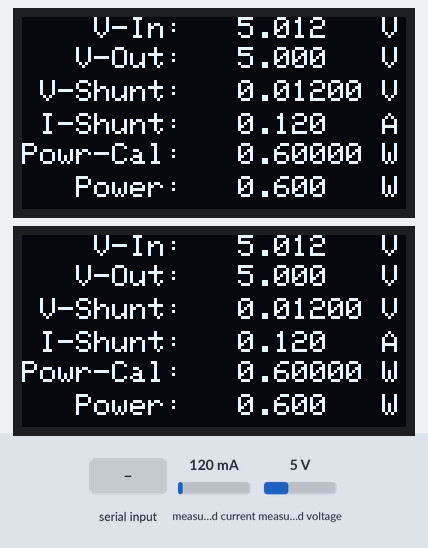
Bench run of a program on a simulated Raspberry Pi Pico running CircuitPython. Parts: 2 × 128×64 one-colour display. The inputs (shaded band) are chosen by the test bench; at power-on: measured current 120 mA, measured voltage 5 V. What the program prints to the serial console is not drawn.

Above: at 4.4 s.
4.5 s: ".s.\n" received over the second serial link
At 5.8 s:
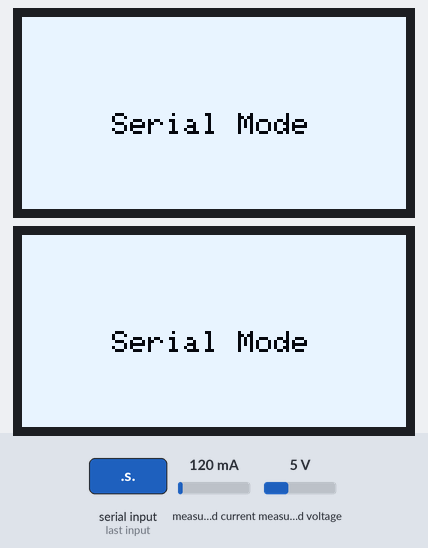
6.3 s: ".do.\n" received over the second serial link
At 6.5 s:
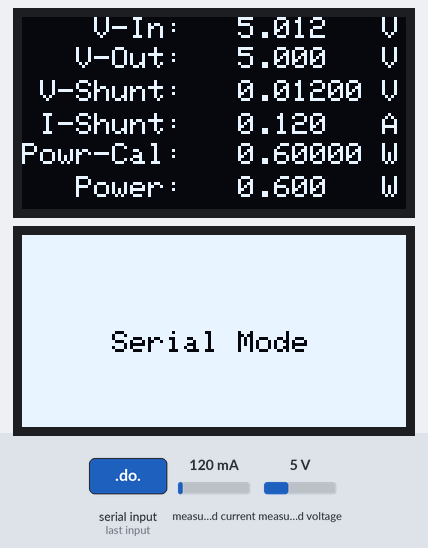
8.0 s: measured current set to 40 mA
At 9.5 s:
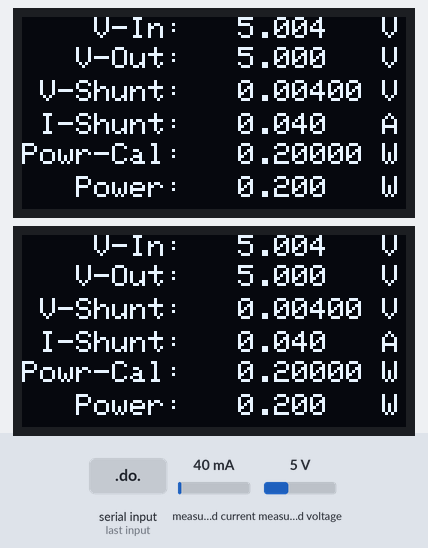
10.0 s: measured voltage set to 0.3 V
At 11.2 s:
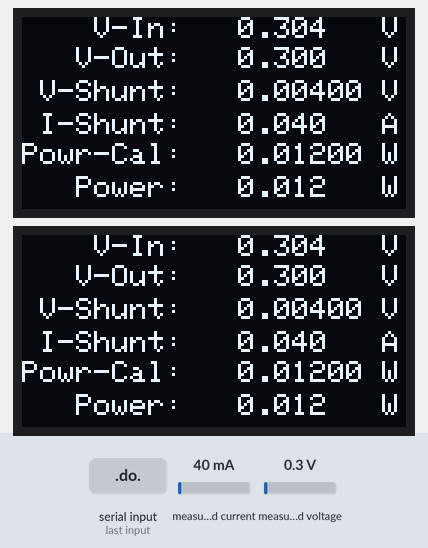
11.9 s: measured current set to 500 mA
At 13.2 s:
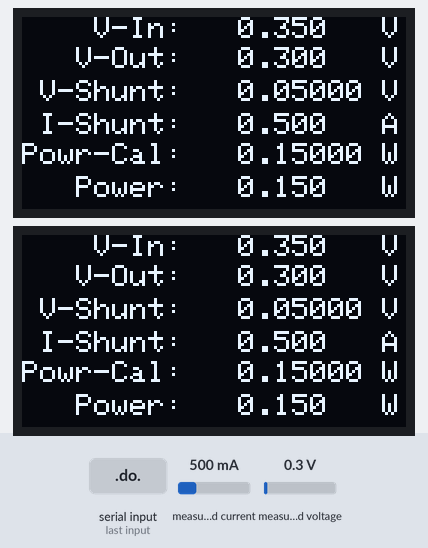
13.8 s: measured voltage set to 3.8 V
At 15.6 s:
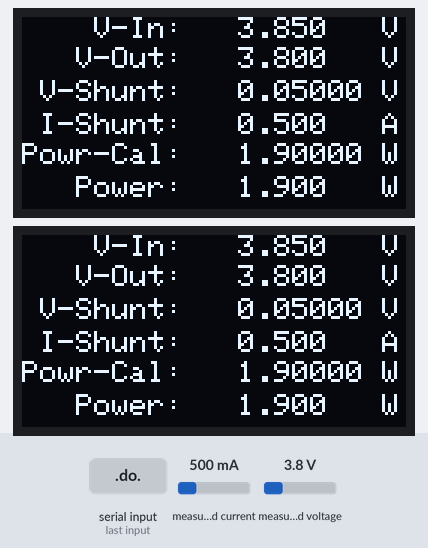
Timing chart, 0 to 16.7 s (numbered marks = the images above; inputs shaded):
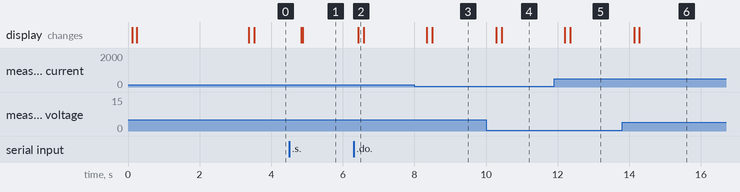

The program:

code.py
```python
import time
import board
import busio
import digitalio
import displayio
import json
import usb_cdc

# Import the SSD1306 module.
import adafruit_ssd1306

# Import the INA219 module.
import adafruit_ina219

versionHW = "HW v0.1:  5 Feb 2023"
versionSW = "SW v0.1: 21 Feb 2023"


def display_text(disp, txt, pos_char, pos_line, color):
    x = int((pos_char) * pixels_char_w)
    y = int((pos_line) * pixels_char_h)

    disp.text(txt, x, y, color)


def get_ina219_data(meter):
    bus_voltage = meter.bus_voltage  # voltage on V- (load side)
    shunt_voltage = meter.shunt_voltage  # voltage between V+ and V- across the shunt
    current = meter.current  # current in mA
    power = meter.power  # power in watts

    return {"VIN_IN": (bus_voltage + shunt_voltage),
            "VIN_OUT": bus_voltage,
            "ShuntV": shunt_voltage,
            "ShuntC": (current / 1000),
            "PowerCal": (bus_voltage * (current / 1000)),
            "PowerRegister": power}

# REF: https://stackoverflow.com/
#       questions/65647986/how-to-do-non-blocking-usb-serial-input-in-circuit-python


serialText = ""


def read_serial(serial):
    global serialText

    text = ""
    while serial.in_waiting:
        raw = serial.read(serial.in_waiting)
        text = raw.decode("utf-8")

    serialText += text

    if (len(serialText) > 0 and not serialText.startswith(".")):
        print(f"Discarded: {serialText}")
        serialText = ""

    if "\n" in serialText or "\r" in serialText:
        text = serialText.strip()
        serialText = ""
        return text

    return ""


CHANNEL_TEXT = "Channel"
ONE_TEXT = "One"
TWO_TEXT = "Two"
VIN_TEXT = "    V-In:  {:6.3f}   V"
VOUT_TEXT = "   V-Out:  {:6.3f}   V"
VSHUNT_TEXT = " V-Shunt:  {:8.5f} V"
ISHUNT_TEXT = " I-Shunt: {:7.3f}   A"
POWERCALC_TEXT = "Powr-Cal:  {:8.5f} W"
POWER_TEXT = "   Power:  {:6.3f}   W"


def update_display(disp, ina219_info, s=""):
    if ina219_info is None:
        disp.fill(1)
        if s == "":
            display_text(disp, CHANNEL_TEXT, 7, 2, 0)
            display_text(disp, versionHW, 0, 4, 0)
            display_text(disp, versionSW, 0, 5, 0)
            if disp == oled_0:
                display_text(disp, ONE_TEXT, 9, 3, 0)
            else:
                display_text(disp, TWO_TEXT, 9, 3, 0)
        else:
            display_text(disp, s, 0, 3, 0)

        disp.show()

        return

    disp.fill(0)

    display_text(
        disp, VIN_TEXT.format(ina219_info["VIN_IN"]), 0, 0, 1)
    display_text(
        disp, VOUT_TEXT.format(ina219_info["VIN_OUT"]), 0, 1, 1)
    display_text(
        disp, VSHUNT_TEXT.format(ina219_info["ShuntV"]), 0, 2, 1)
    display_text(
        disp, ISHUNT_TEXT.format(ina219_info["ShuntC"]), 0, 3, 1)
    display_text(
        disp, POWERCALC_TEXT.format(ina219_info["PowerCal"]), 0, 4, 1)
    display_text(disp, POWER_TEXT.format(
        ina219_info["PowerRegister"]), 0, 5, 1)

    disp.show()


# ***** SETUP IC2 *****
i2c_0 = busio.I2C(board.GP15, board.GP14, frequency=400_000)
i2c_1 = busio.I2C(board.GP17, board.GP16, frequency=400_000)

# ***** SETUP INA219 *****
ina219_0 = adafruit_ina219.INA219(i2c_0)
ina219_1 = adafruit_ina219.INA219(i2c_1)

# 0.1 Ohm Resistor
ina219_0.set_calibration_16V_400mA()
ina219_1.set_calibration_16V_400mA()

# ***** SETUP DISPLAY *****
displayio.release_displays()

oled_0 = adafruit_ssd1306.SSD1306_I2C(
    width=128, height=64, i2c=i2c_0, reset=digitalio.DigitalInOut(board.GP13),
    addr=0x3d)
oled_1 = adafruit_ssd1306.SSD1306_I2C(
    width=128, height=64, i2c=i2c_1, reset=digitalio.DigitalInOut(board.GP18),
    addr=0x3d)

screen_w_chars = 21
screen_h_lines = 6

pixels_char_w = oled_0.width/screen_w_chars
pixels_char_h = oled_0.height/screen_h_lines

displayPreviousTime = time.monotonic()
displayIntervalDefault = 1.0  # Time in seconds
displayInterval = 0.01   # Time in seconds

update_display(oled_0, None)
update_display(oled_1, None)
time.sleep(3)

powerPreviousTime = time.monotonic()
powerIntervalDefault = 0.2  # Time in seconds
powerInterval = 0.01    # Time in seconds

meter_0 = get_ina219_data(ina219_0)
meter_1 = get_ina219_data(ina219_1)

output_json = True
delimited_char = '\t'
delformat = "{}\t{}\t{}\t{}\t{}\t{}\t{}\t{}\t{}\t{}\t{}\t{}\t{}"

display_enable = True
serial_enable = False

if usb_cdc.data is None:
    uart = usb_cdc.console
else:
    uart = usb_cdc.data

uart.timeout = 0  # If 0, do not wait.

while True:
    in_lines = read_serial(uart).splitlines()
    for in_text in in_lines:
        if len(in_text) > 0:
            in_text = in_text.lower()
            print(f"RX: {in_text}")
            if in_text in (".so.", ".os.", ".s."):
                display_enable = False
                serial_enable = True
                powerInterval = 0.01
                update_display(oled_0, None, "     Serial Mode")
                update_display(oled_1, None, "     Serial Mode")
                print("Serial Only")
            elif in_text in (".sd.", ".ds."):
                display_enable = True
                serial_enable = True
                displayInterval = displayIntervalDefault
                powerInterval = powerIntervalDefault
                print("Serial & Display")
            elif in_text in (".do.", ".od.", ".d."):
                display_enable = True
                serial_enable = False
                displayInterval = 0.1
                print("Display Only")
            elif in_text in (".oo.", ".o."):
                display_enable = False
                serial_enable = False
                print("None - Stop")
            elif in_text == ".j.":
                output_json = True
                print("JSON Output")
            elif in_text == ".t.":
                output_json = False
                print("Text (Tab) Output")
            elif in_text == ".findmeter.":
                uart.write(bytearray((".METER-HERE.\r\n").encode()))
                print("Sent .METER-HERE.")
            elif in_text == ".v.":
                uart.write(
                    bytearray((f"{versionHW}\r\n".encode())))
                uart.write(
                    bytearray((f"{versionSW}\r\n".encode())))
            else:
                print(f"Unknown: {in_text}")

    if display_enable and time.monotonic() - displayPreviousTime >= displayInterval:
        displayPreviousTime = time.monotonic()
        if not serial_enable:
            meter_0_time = time.monotonic()
            meter_0 = get_ina219_data(ina219_0)
            meter_1_time = time.monotonic()
            meter_1 = get_ina219_data(ina219_1)

        update_display(oled_0, meter_0)
        update_display(oled_1, meter_1)

    if serial_enable and time.monotonic() - powerPreviousTime >= powerInterval:
        powerPreviousTime = time.monotonic()

        meter_0_time = time.monotonic()
        meter_0 = get_ina219_data(ina219_0)
        meter_1_time = time.monotonic()
        meter_1 = get_ina219_data(ina219_1)

        data = ""
        if output_json:
            data = json.dumps({"time": powerPreviousTime,
                              "channel_1": meter_0, "channel_2": meter_1})
        else:
            data = delformat.format(powerPreviousTime,
                                    meter_0["VIN_IN"], meter_0["VIN_OUT"],
                                    meter_0["ShuntV"],
                                    meter_0["ShuntC"], meter_0["PowerCal"],
                                    meter_0["PowerRegister"],
                                    meter_1["VIN_IN"], meter_1["VIN_OUT"],
                                    meter_1["ShuntV"],
                                    meter_1["ShuntC"], meter_1["PowerCal"],
                                    meter_1["PowerRegister"])

        uart.write(bytearray((data + "\r\n").encode()))
```

Measured:
- after the input at 4.5 s, the display: first changes after 0.33 s (image 1 shows a later state)
- after the input at 6.3 s, the display: changes after 0.13 s (image 2)
- after the input at 8.0 s, the display: first changes after 0.35 s (image 3 shows a later state)
- after the input at 10.0 s, the display: first changes after 0.29 s (image 4 shows a later state)
- after the input at 11.9 s, the display: first changes after 0.30 s (image 5 shows a later state)
- after the input at 13.8 s, the display: first changes after 0.33 s (image 6 shows a later state)
